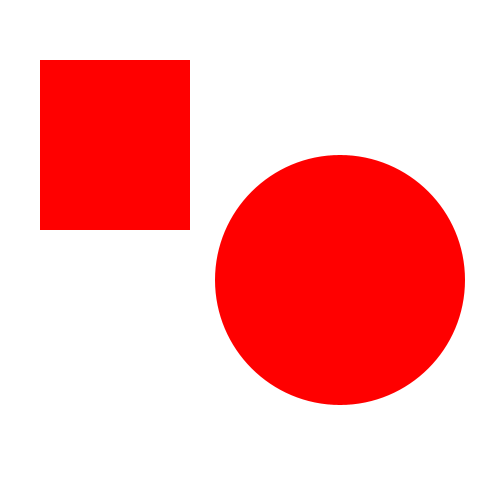
Frame 1 (no input)
Frame 60 (the mouse pressed at the canvas centre just before this capture): identical to frame 1, image omitted
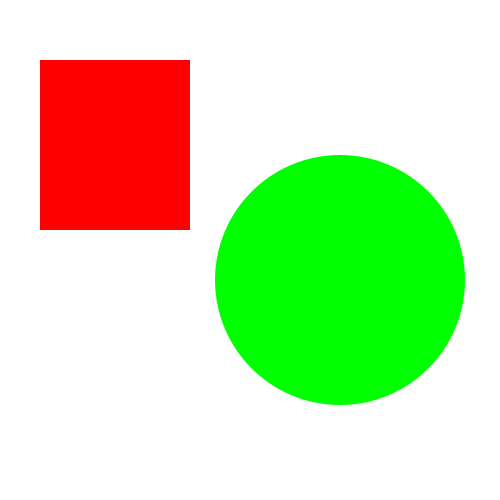
Frame 120 (the mouse held since frame 60 and released just before this capture)

The Processing sketch that drew these frames (run headless with seeded random() and noise(); from frame 60 on, the mouse is pressed at the canvas centre):

// Processing sketch: simple_collision
// ── simple_collision.pde
//https://amnonp5.wordpress.com/2012/01/28/25-life-saving-tips-for-processing/

void setup() {
  size(500, 500);
  noStroke();
  smooth();
}
 
void draw() {
  background(255);
 
  int rX = 40;
  int rY = 60;
  int rW = 150;
  int rH = 170;
  if (mouseOverRect(rX, rY, rW, rH)) { fill(0, 0, 255); }
  else { fill(255, 0, 0); }
  rect(rX, rY, rW, rH);
 
  int cX = 340;
  int cY = 280;
  float cD = 250;
  if (mouseOverCircle(cX, cY, cD)) { fill(0, 255, 0); }
  else { fill(255, 0, 0); }
  ellipse(cX, cY, cD, cD);
}
 
boolean mouseOverCircle(int x, int y, float diameter) {
  return (dist(mouseX, mouseY, x, y) < diameter*0.5);
}
 
boolean mouseOverRect(int x, int y, int w, int h) {
  return (mouseX >= x && mouseX <= x+w && mouseY >= y && mouseY <= y+h);
}
